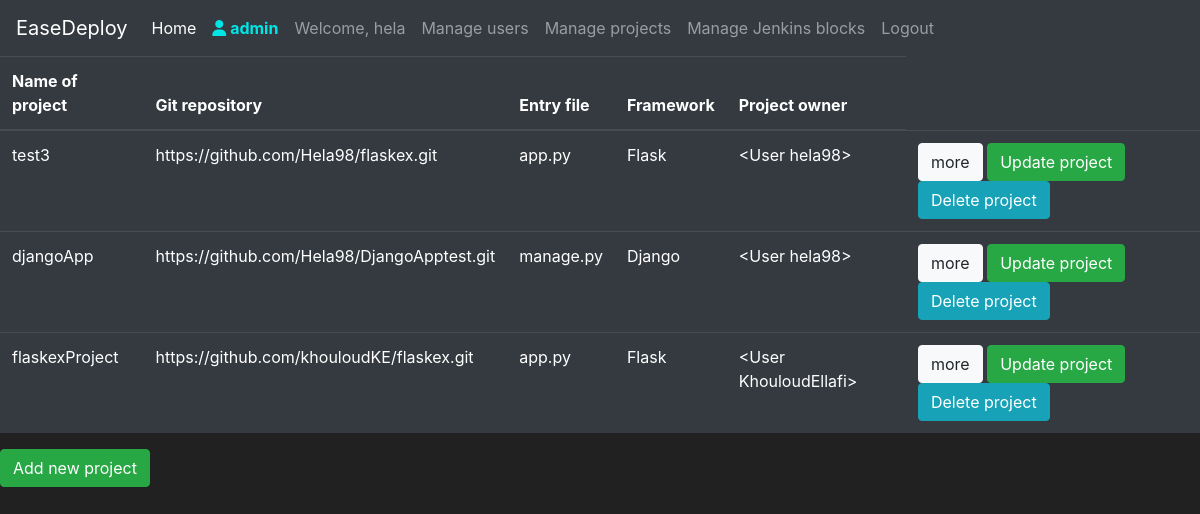
/allProjects (signed in), run on the app's committed database.
### devOps/models.py (models this page shows, shortened)
class User(db.Model,UserMixin):
    __tablename__ = 'tblUser'
    id = db.Column(db.Integer(), primary_key=True)
    public_id= db.Column(db.String(50),unique=True)
    username = db.Column(db.String(length=50), nullable=False, unique=True)
    email_address = db.Column(db.String(length=50), nullable=False, unique=True)
    password_hash = db.Column(db.String(length=60), nullable=False)
    github_access_token = db.Column(db.String(length=255))
    github_username=db.Column(db.String(length=50))
    admin = db.Column(db.Boolean)
    projects = db.relationship('Application',backref='projectOwner',lazy=True)
    @property
    def password(self):
        return self.password
    def __repr__(self):
        return f'<User {self.username}>'

class Application(db.Model,UserMixin):
    __tablename__ = 'tblApplication'
    id_app = db.Column(db.Integer(), primary_key=True)
    name_app = db.Column(db.String(length=30), nullable=False,unique=True)
    git_repository = db.Column(db.Text(), nullable=False, unique=True)
    jenkins_file = db.Column(db.String(length=100000))
    entry_file = db.Column(db.String(length=60),nullable=False)
    id_frame=db.Column(db.Integer, db.ForeignKey('tblFrameworkOfApp.id_frame'),nullable=False)
    id_user=db.Column(db.Integer, db.ForeignKey('tblUser.id'),nullable=False)

class FrameworkOfApp(db.Model,UserMixin):
    __tablename__ = 'tblFrameworkOfApp'
    id_frame = db.Column(db.Integer(), primary_key=True)
    name_frame = db.Column(db.String(length=30), nullable=False,unique=True)
    apps = db.relationship('Application',backref='frameworkOfApp',lazy=True)

### devOps/routes.py (the view, shortened to what this page needs)
@app.route('/allProjects', methods=['GET', 'POST'])
@jwt_required(fresh=True)
def get_all_projects():
    username=get_jwt_identity()
    current_user = User.query.filter_by(username=username).first()
    if not current_user.admin:
        flash('Please login as an administrator')
        return redirect(url_for('login_page'))
    output = getAllApps()
    return render_template("allProjects.html", data=output)

### devOps/crudApps.py (called while the page is built)
def getAllApps():
    apps = Application.query.all()
    output = []
    for app in apps:
        apps_data = {}
        apps_data['name_app'] = app.name_app
        apps_data['git_repository'] = app.git_repository
        apps_data['entry_file'] = app.entry_file
        apps_data['jenkins_file'] = app.jenkins_file
        apps_data['frameworkOfApp'] = app.frameworkOfApp.name_frame
        apps_data['projectOwner'] = app.projectOwner
        output.append(apps_data)
    return (output)

### devOps/models.py (called while the page is built)
@login_manager.user_loader
def load_user(user_id):
    return User.query.get(int(user_id))

### devOps/templates/allProjects.html (shortened to what this page needs)
{% extends 'base.html' %}
{% block content %}
{% if current_user.admin %}
      <table class="table table-hover table-dark">
        <thead>
            <tr>
                <th scope="col">Name of project</th>
                <th scope="col">Git repository</th>
                <th scope="col">Entry file</th>
                <th scope="col">Framework</th>
                <th scope="col">Project owner</th>
            </tr>
        </thead>
        <tbody>
            {% for item in data %}
                <tr>
                    <td>{{ item.name_app }}</td>
                    <td>{{ item.git_repository }}</td>
                    <td>{{ item.entry_file }}</td>
                    <td>{{ item.frameworkOfApp}}</td>
                    <td>{{ item.projectOwner}}</td>
                    <td>
                        <form id="project_form" action= "{{ url_for('get_all_projects') }}"method="POST">
                            <button type="submit" class="btn btn-light" name="action" value="more">more</button>
                            <button class="btn btn-outline btn-success" type="submit" name="action" value="update">Update project</button>
                            <button class="btn btn-outline btn-info" type="submit" name="action" value="delete">Delete project</button>
                        </form>
                    </td>
                </tr>
            {% endfor %}
        </tbody>
    </table>
    <form id="add_project" action= "{{ url_for('get_all_projects') }}"method="POST">
    <button class="btn btn-outline btn-success" type="submit" name="action" value="create">Add new project</button>
</form>
{% endif %}
{% endblock %}

### devOps/templates/base.html (shortened to what this page needs)
<!doctype html>
<html lang="en">
   <head>
      <link rel="stylesheet" href="https://cdn.jsdelivr.net/npm/bootstrap@4.5.3/dist/css/bootstrap.min.css">
   </head>
   <body>
    <nav class="navbar navbar-expand-md navbar-dark bg-dark">
      <a class="navbar-brand" href="#">EaseDeploy</a>
      <div class="collapse navbar-collapse" id="navbarNav">
        <ul class="navbar-nav mr-auto">
            <li class="nav-item active">
                <a class="nav-link" href="{{ url_for('home_page') }}">Home <span class="sr-only">(current)</span></a>
            </li>
            {% if current_user.is_authenticated %}
            <ul class="navbar-nav">
                <li class="nav-item">
                    <a class="nav-link" style="color: #00e6e6; font-weight: bold">
                        <i class="fas fa-user"></i>
                        {% if current_user.admin %}
                             admin
                        {% endif %}
                    </a>
                </li>
                <li class="nav-item">
                    <a class="nav-link">Welcome, {{ current_user.username }}</a>
                </li>
                {% if current_user.admin %}
                <li class="nav-item">
                    <a class="nav-link" href="{{ url_for('get_all_users') }}">Manage users</a>
                </li>
                <li class="nav-item">
                    <a class="nav-link" href="{{ url_for('get_all_projects') }}">Manage projects</a>
                </li>
                <li class="nav-item">
                    <a class="nav-link" href="{{ url_for('home_page') }}">Manage Jenkins blocks</a>
                </li>
                {% endif %}
                <li class="nav-item">
                    <a class="nav-link" href="{{ url_for('logout') }}">Logout</a>
                </li>
            </ul>
          {% endif %}
      </div>
    </nav>
      {% block content %}
      {% endblock %}
   </body>
</html>

### devOps/templates/base.html (style rules this page uses)
body { background-color: #212121; color: white }

### data on the page
User: username "hela"
Application: name_app "test3", git_repository "https://github.com/Hela98/flaskex.git", entry_file "app.py"
FrameworkOfApp: frameworkOfApp "Flask" "Flask"
User: projectOwner "<User hela98>" "<User hela98>"
Application: name_app "djangoApp", git_repository "https://github.com/Hela98/DjangoApptest.git", entry_file "manage.py"
FrameworkOfApp: frameworkOfApp "Django"
Application: name_app "flaskexProject", git_repository "https://github.com/khouloudKE/flaskex.git", entry_file "app.py"
User: projectOwner "<User KhouloudEllafi>"
